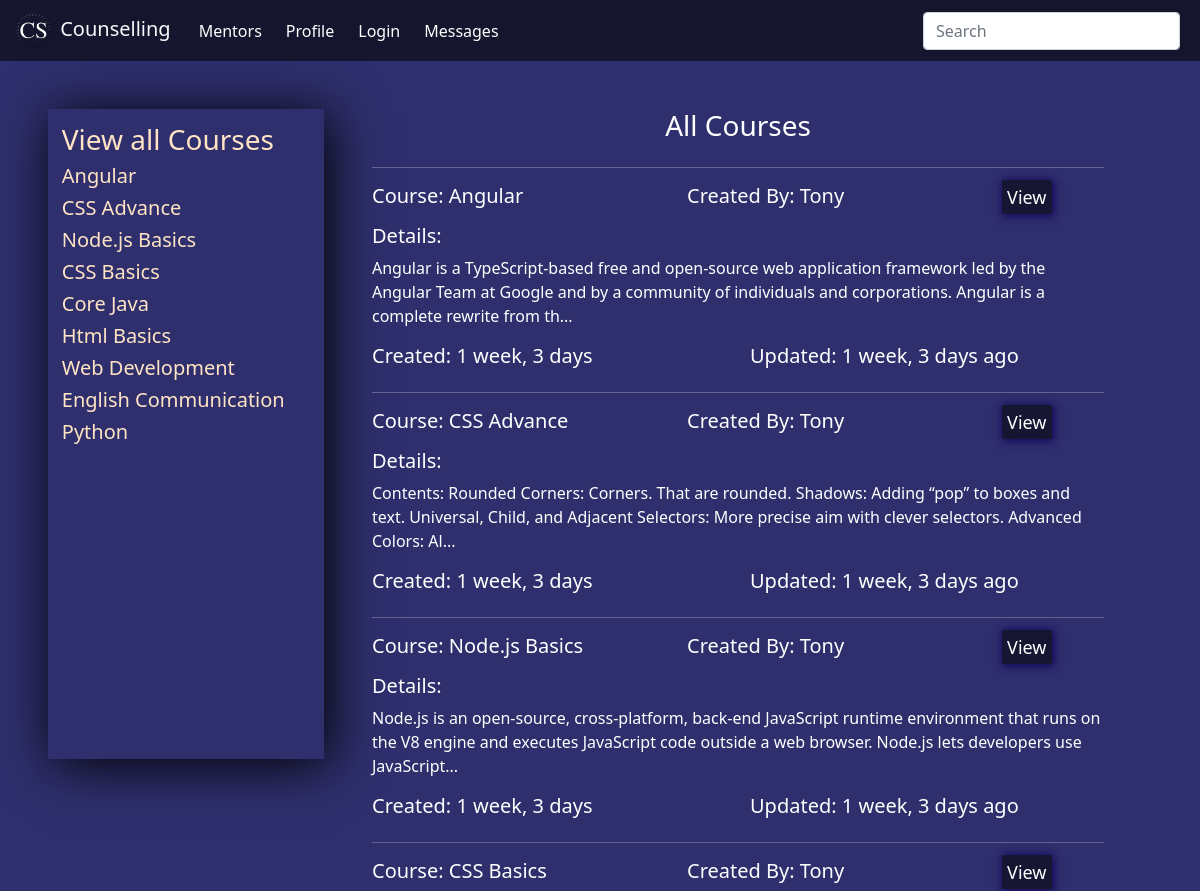
Before: /course/ (upper part) with the older database file.
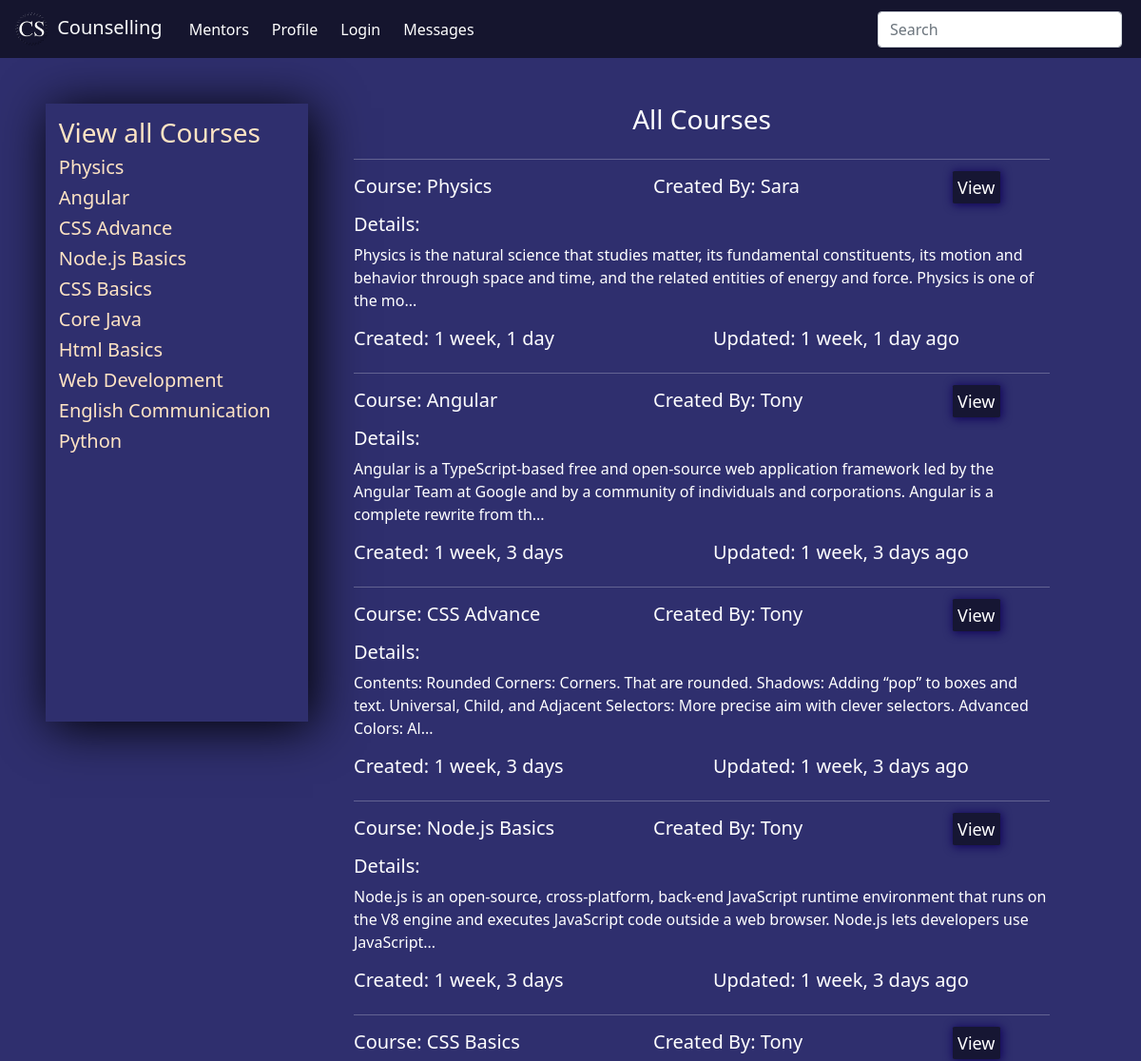
After: the same page with the newer database file.
### base/models.py (models this page shows, shortened)
class course(models.Model):
    user = models.ForeignKey(User, on_delete=models.SET_NULL, null=True)
    course_name = models.CharField(max_length=100)
    course_description = models.TextField(null=True)
    course_isactive = models.BooleanField(default=True)
    course_created = models.DateTimeField(auto_now_add=True)
    course_updated = models.DateTimeField(auto_now=True)
    class Meta:
        ordering = ['-course_updated', '-course_created']

### base/views.py (the view)
# urls.py: path('course/', views.courseDetails, name='course'),
def courseDetails(request):
    courses = course.objects.all()
    mentors = User.objects.filter(groups=1)
    user = request.user
    if user.is_superuser:
        students = User.objects.filter(groups=2)
    else:
        followers = follower.objects.filter(mentor=user)
        students = []
        for i in followers:
            stu = User.objects.get(username=i.student)
            students.append(stu)
    applied_course = applyforcourse.objects.all()
    context = {
        "courses":courses,
        "mentors":mentors,
        "students":students,
        "appliedcourse":applied_course,
    }
    return render(request, 'course.html', context)

### templates/course.html
{% extends 'main.html' %}
{% block content %}
<div class="container-dash mt-5 mx-5">
    {% include 'managepage.html' %}
    {% include 'coursecontent.html' %}
</div>
{% endblock content %}

### templates/managepage.html (shortened to what this page needs)
{% if request.user.is_superuser or request.user.is_staff %}
    <div class="manage">
        <a href="{% url 'course' %}">
        {% if request.user.is_superuser %}
            <h3>Manage Courses ({{courses.count}})</h3>
        {% else %}
            <h3>All Courses</h3>
        {% endif %}
        </a>
        {% if request.user.is_superuser %}
            {% for course in courses|slice:":4" %}
            {% if request.user == course.user or request.user.is_superuser %}
            {% if course.course_isactive == True %}
            <a href="{% url 'view-course' course.id %}">
            <h5>{{course.course_name}}</h5>
            </a>
            {% endif %}
            {% endif %}
            {% endfor %}
        {% else %}
            {% for course in courses %}
            {% if request.user == course.user or request.user.is_superuser %}
            {% if course.course_isactive == True %}
            <a href="{% url 'view-course' course.id %}">
            <h5>{{course.course_name}}</h5>
            </a>
            {% endif %}
            {% endif %}
            {% endfor %}
        {% endif %}
        {% if not request.user.is_superuser %}
        {% else %}
        <hr>
        <a href="{% url 'mentors' %}">
        <h3>Manage Mentors ({{mentors.count}})</h3>
        </a>
        {% for mentor in mentors|slice:":4" %}
        <a href="{% url 'view-profile' mentor.id %}">
        <h5>{{mentor.username}}</h5>
        </a>
        {% endfor %}
        {% endif %}
        <hr>
        <a href="{% url 'students' %}">
        {% if request.user.is_superuser %}
        <h3>Manage Students ({{students.count}})</h3>
        {% else %}
        <h3>Manage Students</h3>
        {% endif %}
        </a>
        {% for student in students|slice:":4" %}
        <a href="{% url 'view-profile' student.id %}">
        <h5>{{student.username}}</h5>
        </a>
        {% endfor %}
    </div>
    {% else %}
    <div class="manage">
        <a href="{% url 'course' %}">
            <h3>View all Courses</h3>
        </a>
        {% for course in courses|slice:":15" %}
        {% if course.course_isactive == True %}
        <a href="{% url 'view-course' course.id %}">
        <h5>{{course.course_name}}</h5>
        </a>
        {% endif %}
        {% endfor %}
    </div>
{% endif %}

### templates/coursecontent.html (shortened to what this page needs)
<div class="dashboard mx-5">
    <h3 class="text-center mb-4">All Courses</h3>
    <hr>
    {% for course in courses %}
    {% if course.course_isactive == True %}
    <div class="row mb-2">
        <div class="col">
            <h5>Course: {{course.course_name}}</h5>
        </div>
        <div class="col">
            <h5>Created By: {{course.user.first_name}}</h5>
        </div>
        {% if request.user == course.user or request.user.is_superuser %}
        <div class="col-2">
            <div class="login-inp">
                <a href="{% url 'edit-course' course.id %}" id="edit-btn">Edit</a>
            </div>
        </div>
        <div class="col-2">
            <div class="login-inp">
                <a href="{% url 'view-course' course.id %}" id="edit-btn">View</a>
            </div>
        </div>
        {% else %}
        <div class="col-2">
            <div class="login-inp">
                <a href="{% url 'view-course' course.id %}" id="edit-btn">View</a>
            </div>
        </div>
        {% endif %}
        </div>
    <h5>Details:</h5>
    <p>{{course.course_description|slice:":200"}}...</p>
    <div class="row mb-2">
        <div class="col">
            <h5>Created: {{course.course_created|timesince}}</h5>
        </div>
        <div class="col">
            <h5>Updated: {{course.course_updated|timesince}} ago</h5>
        </div>
    </div>
    <hr>
    {% endif %}
    {% endfor %}
</div>

Changed rows visible on the page:
added course: course_name "Physics", user.first_name "Sara", shows "View", course_description "Physics is the natural science that studies matter, its fundamental constituents, its motion and behavior through space and time, and the related entities of energy and force. Physics is one of the mo", course_created "1 week, 1 day", course_updated "1 week, 1 day"
